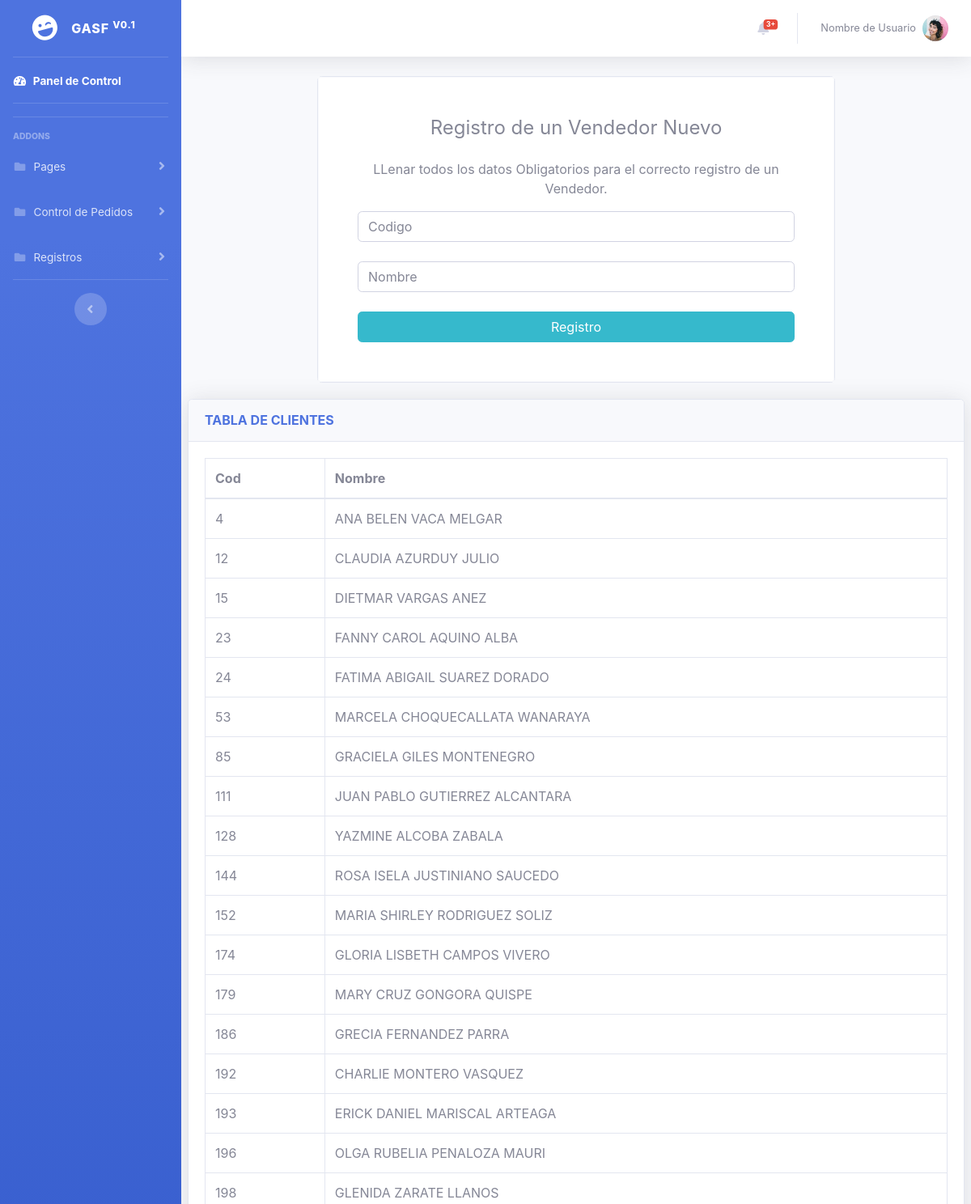
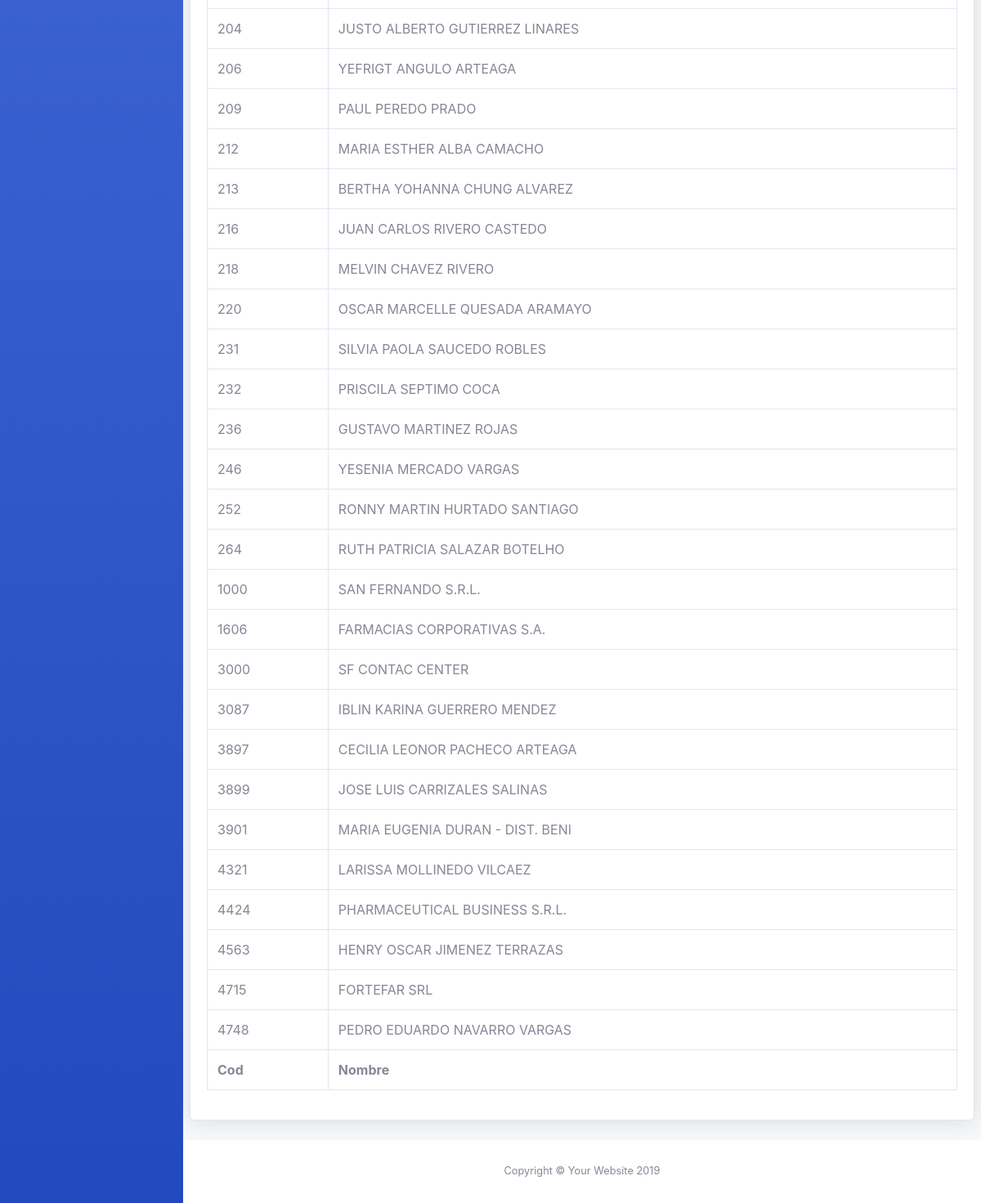
Page /vistas/registrovendedor.php on the committed database (2 pictures, top to bottom).
### tables this page shows
CREATE TABLE `vendedor` (
  `idvendedor` int(11) NOT NULL,
  `nombre` varchar(45) DEFAULT NULL,
  PRIMARY KEY (`idvendedor`)
);

### controladores/controlador_mysql.php (called while the page is built, shortened)
<?php
include '../config/conexion.php';
class mysql{
    protected $con;
    function __construct(){
        $this->db = new Connection();
        $this->con = $this->db->openConnection();
    }
    public function select($tabla){
        try {
            $data = $this->con->query("SELECT * FROM {$tabla}")->fetchAll();
            return $data;
        } catch (PDOException $e) {
            echo "Error al realizar el Select".$e->getMessage();
        }
    }
}
?>

### config/conexion.php (called while the page is built, shortened)
<?php
    Class Connection {
    private  $server = "mysql:host=localhost;dbname=controlpedido";
    private  $user = "samucoxd";
    private  $pass = "samucoxd";
    private $options  = array(PDO::ATTR_ERRMODE => PDO::ERRMODE_EXCEPTION,PDO::ATTR_DEFAULT_FETCH_MODE => PDO::FETCH_ASSOC,);
        public function openConnection()
        {
            try
                {
                    $this->con = new PDO($this->server,$this->user,$this->pass,$this->options);
                    return $this->con;
                }
            catch (PDOException $e)
                {
                    echo "There is some problem in connection: " . $e->getMessage();
                }
        }
    }
?>

### vistas/registrovendedor.php (the view, shortened to what this page needs)
<?php
include '../includes/header.php';
include '../controladores/controlador_mysql.php';
?>
<div class="card" style="width: 40rem; margin: auto;">
	<form class="text-center border border-light p-5" action="registrovendedor.php" method="GET">
		<p class="h4 mb-4">Registro de un Vendedor Nuevo</p>
		<p>LLenar todos los datos Obligatorios para el correcto registro de un Vendedor.</p>
		<input type="text" id="" name="codigo" class="form-control mb-4" placeholder="Codigo" required>
		<input type="text" id="" name="nombre" class="form-control mb-4" placeholder="Nombre" required>
		<button class="btn btn-info btn-block"  type="submit">Registro</button>
	</form>
</div>
<div class="card shadow mb-4" style="width: 60rem; margin: 20px auto;">
            <div class="card-header py-3">
              <h6 class="m-0 font-weight-bold text-primary">TABLA DE CLIENTES</h6>
            </div>
            <div class="card-body">
              <div class="table-responsive">
                <table class="table table-bordered" id="dataTable" width="100%" cellspacing="0">
				<thead>
				<th scope="col">Cod</th>
				<th scope="col">Nombre</th>
				</thead>
                  <tfoot>
                    <tr>
					<th scope="col">Cod</th>
					<th scope="col">Nombre</th>
                    </tr>
                  </tfoot>
                  <tbody>
					<?php
					$mysql = new mysql();
					$dato = $mysql->select('vendedor');
					foreach ($dato as $row) { ?>
					<tr>
						<td><?php echo $row['idvendedor'] ?></td>
						<td><?php echo $row['nombre'] ?></td>
					</tr>
					<?php
					}
					?>
				</tbody>
                </table>
              </div>
            </div>
</div>
<?php
include '../includes/footer.php';
?>

### includes/header.php (shortened to what this page needs)
<!DOCTYPE html>
<html lang="en">
<head>
  <link href="../libs/vendor/fontawesome-free/css/all.min.css" rel="stylesheet" type="text/css">
  <link href="../libs/css/font-google.css" rel="stylesheet" type="text/css">
  <link href="../libs/css/sb-admin-2.min.css" rel="stylesheet">
  <link href="../libs/vendor/datatables/dataTables.bootstrap4.min.css" rel="stylesheet">
</head>
<body id="page-top">
  <div id="wrapper">
    <ul class="navbar-nav bg-gradient-primary sidebar sidebar-dark accordion" id="accordionSidebar">
      <a class="sidebar-brand d-flex align-items-center justify-content-center" href="index.php">
        <div class="sidebar-brand-icon rotate-n-15">
          <i class="fas fa-laugh-wink"></i>
        </div>
        <div class="sidebar-brand-text mx-3">GASF <sup>V0.1</sup></div>
      </a>
      <hr class="sidebar-divider my-0">
      <li class="nav-item active">
        <a class="nav-link" href="index.php">
          <i class="fas fa-fw fa-tachometer-alt"></i>
          <span>Panel de Control</span></a>
      </li>
      <hr class="sidebar-divider">
      <hr class="sidebar-divider">
      <div class="sidebar-heading">
        Addons
      </div>
      <li class="nav-item">
        <a class="nav-link collapsed" href="#" data-toggle="collapse" data-target="#collapsePages" aria-expanded="true" aria-controls="collapsePages">
          <i class="fas fa-fw fa-folder"></i>
          <span>Pages</span>
        </a>
      </li>
      <li class="nav-item">
        <a class="nav-link collapsed" href="#" data-toggle="collapse" data-target="#collapsePages2" aria-expanded="true" aria-controls="collapsePages">
          <i class="fas fa-fw fa-folder"></i>
          <span>Control de Pedidos</span>
        </a>
      </li>
      <li class="nav-item">
        <a class="nav-link collapsed" href="#" data-toggle="collapse" data-target="#collapsePages3" aria-expanded="true" aria-controls="collapsePages">
          <i class="fas fa-fw fa-folder"></i>
          <span>Registros</span>
        </a>
      </li>
      <hr class="sidebar-divider d-none d-md-block">
      <div class="text-center d-none d-md-inline">
        <button class="rounded-circle border-0" id="sidebarToggle"></button>
      </div>
    </ul>
    <div id="content-wrapper" class="d-flex flex-column">
      <div id="content">
        <nav class="navbar navbar-expand navbar-light bg-white topbar mb-4 static-top shadow">
          <ul class="navbar-nav ml-auto">
            <li class="nav-item dropdown no-arrow mx-1">
              <a class="nav-link dropdown-toggle" href="#" id="alertsDropdown" role="button" data-toggle="dropdown" aria-haspopup="true" aria-expanded="false">
                <i class="fas fa-bell fa-fw"></i>
                <span class="badge badge-danger badge-counter">3+</span>
              </a>
            </li>
            <li class="nav-item dropdown no-arrow">
              <a class="nav-link dropdown-toggle" href="#" id="userDropdown" role="button" data-toggle="dropdown" aria-haspopup="true" aria-expanded="false">
                <span class="mr-2 d-none d-lg-inline text-gray-600 small">Nombre de Usuario</span>
                <img class="img-profile rounded-circle" src="../libs/img/avatar.jpg">
              </a>
            </li>
          </ul>
        </nav>

### includes/footer.php (shortened to what this page needs)
<footer class="sticky-footer bg-white">
        <div class="container my-auto">
          <div class="copyright text-center my-auto">
            <span>Copyright &copy; Your Website 2019</span>
          </div>
        </div>
      </footer>
    </div>
  </div>
</body>
</html>

### rows in the picture
vendedor: idvendedor "4", nombre "ANA BELEN VACA MELGAR"
vendedor: idvendedor "12", nombre "CLAUDIA AZURDUY JULIO"
vendedor: idvendedor "15", nombre "DIETMAR VARGAS ANEZ"
vendedor: idvendedor "23", nombre "FANNY CAROL AQUINO ALBA"
vendedor: idvendedor "24", nombre "FATIMA ABIGAIL SUAREZ DORADO"
vendedor: idvendedor "53", nombre "MARCELA CHOQUECALLATA WANARAYA"
vendedor: idvendedor "85", nombre "GRACIELA GILES MONTENEGRO"
vendedor: idvendedor "111", nombre "JUAN PABLO GUTIERREZ ALCANTARA"
vendedor: idvendedor "128", nombre "YAZMINE ALCOBA ZABALA"
vendedor: idvendedor "144", nombre "ROSA ISELA JUSTINIANO SAUCEDO"
vendedor: idvendedor "152", nombre "MARIA SHIRLEY RODRIGUEZ SOLIZ"
vendedor: idvendedor "174", nombre "GLORIA LISBETH CAMPOS VIVERO"
vendedor: idvendedor "179", nombre "MARY CRUZ GONGORA QUISPE"
vendedor: idvendedor "186", nombre "GRECIA FERNANDEZ PARRA"
vendedor: idvendedor "192", nombre "CHARLIE MONTERO VASQUEZ"
vendedor: idvendedor "193", nombre "ERICK DANIEL MARISCAL ARTEAGA"
vendedor: idvendedor "196", nombre "OLGA RUBELIA PENALOZA MAURI"
vendedor: idvendedor "198", nombre "GLENIDA ZARATE LLANOS"
vendedor: idvendedor "204", nombre "JUSTO ALBERTO GUTIERREZ LINARES"
vendedor: idvendedor "206", nombre "YEFRIGT ANGULO ARTEAGA"
vendedor: idvendedor "209", nombre "PAUL PEREDO PRADO"
vendedor: idvendedor "212", nombre "MARIA ESTHER ALBA CAMACHO"
vendedor: idvendedor "213", nombre "BERTHA YOHANNA CHUNG ALVAREZ"
vendedor: idvendedor "216", nombre "JUAN CARLOS RIVERO CASTEDO"
vendedor: idvendedor "218", nombre "MELVIN CHAVEZ RIVERO"
vendedor: idvendedor "220", nombre "OSCAR MARCELLE QUESADA ARAMAYO"
vendedor: idvendedor "231", nombre "SILVIA PAOLA SAUCEDO ROBLES"
vendedor: idvendedor "232", nombre "PRISCILA SEPTIMO COCA"
vendedor: idvendedor "236", nombre "GUSTAVO MARTINEZ ROJAS"
vendedor: idvendedor "246", nombre "YESENIA MERCADO VARGAS"
vendedor: idvendedor "252", nombre "RONNY MARTIN HURTADO SANTIAGO"
vendedor: idvendedor "264", nombre "RUTH PATRICIA SALAZAR BOTELHO"
vendedor: idvendedor "1000", nombre "SAN FERNANDO S.R.L."
vendedor: idvendedor "1606", nombre "FARMACIAS CORPORATIVAS S.A."
vendedor: idvendedor "3000", nombre "SF CONTAC CENTER"
vendedor: idvendedor "3087", nombre "IBLIN KARINA GUERRERO MENDEZ"
vendedor: idvendedor "3897", nombre "CECILIA LEONOR PACHECO ARTEAGA"
vendedor: idvendedor "3899", nombre "JOSE LUIS CARRIZALES SALINAS"
vendedor: idvendedor "3901", nombre "MARIA EUGENIA DURAN - DIST. BENI"
vendedor: idvendedor "4321", nombre "LARISSA MOLLINEDO VILCAEZ"
vendedor: idvendedor "4424", nombre "PHARMACEUTICAL BUSINESS S.R.L."
vendedor: idvendedor "4563", nombre "HENRY OSCAR JIMENEZ TERRAZAS"
vendedor: idvendedor "4715", nombre "FORTEFAR SRL"
vendedor: idvendedor "4748", nombre "PEDRO EDUARDO NAVARRO VARGAS"
